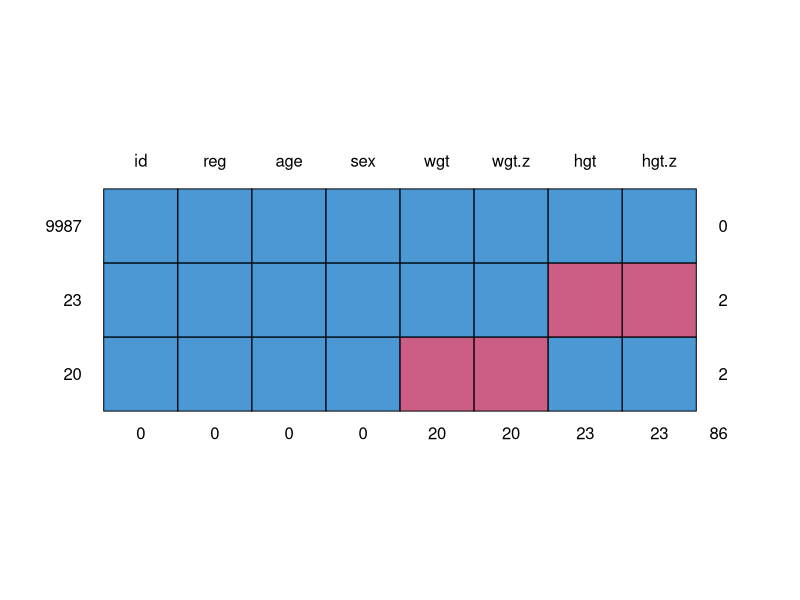
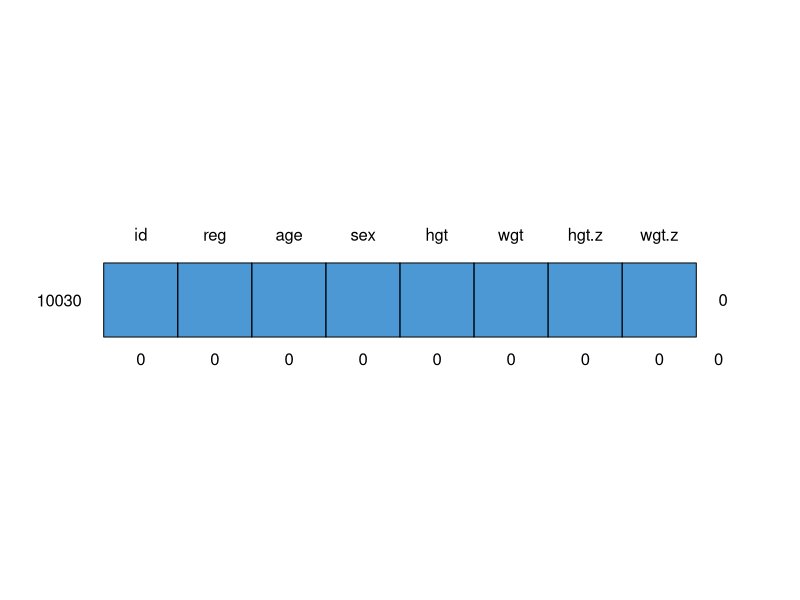
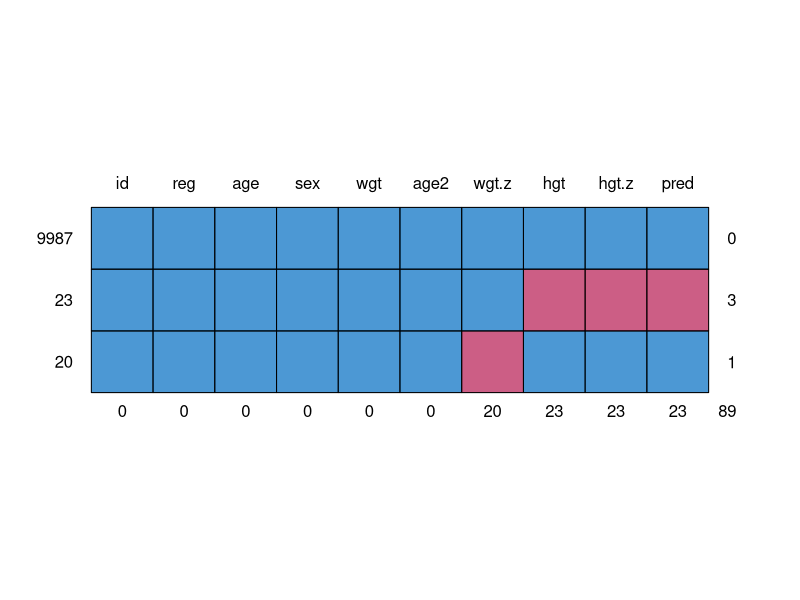
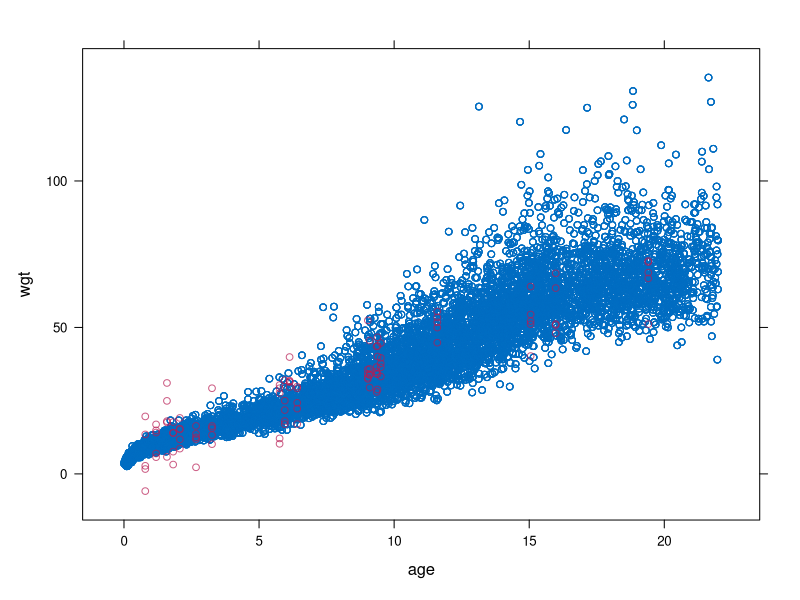

R code for these plots, in order:
## ---- chunk 1
#loading libraries
library(tidyverse)
library(mice)
library(dplyr)
## ---- chunk 2
?nhanes

df <- nhanes
df_cc <- na.omit(df) #omiting the n/a values
df_cc
## ---- chunk 3
#compute the mean
imp_mean <- mice(df, method = "mean", m = 1, maxit = 1)

#put on new df to store the missing values as mean values of each colum
df_mean <- complete(imp_mean)
df_mean
## ---- chunk 4
var(df)
## ---- chunk 5
#Comparison var ( As u can imagine if u are inputing values as MEAN, the variance will decrease because more points will become "closer to the mean")

var(df_cc)
## ---- chunk 6
var(df_mean)
## ---- chunk 7
#loading and look for summaries
md.pattern(fdgs)
## ---- chunk 8
#Original
df_fdgs <- fdgs

#df without n/a
df_fdgs_cc <- na.omit(df_fdgs)

#df with mean imputation
imp_mean <- mice(df_fdgs, method = "mean", m = 1, maxit = 1)
df_fgds_mean <- complete(imp_mean)

#look for df`s

md.pattern( df_fgds_mean)
## ---- chunk 9
#df with reg manually (u have to use df without the n/a)

df_fdgs_age2 <- df_fdgs %>%
  mutate( age2 = age ** 2) # elevate age to quadratic as question suggests

multi.fit = lm(wgt~reg+age2+sex+hgt, data=df_fdgs_age2)
summary(multi.fit)

## ---- chunk 10
#predict some values
value <- data.frame(
  reg = c("North"),
  age2 = c(20),
  sex = c("girl"),
  hgt = c(30)
)

pred2 <- predict(multi.fit, value)
pred2

## ---- chunk 11
# Use fit to predict the value
df3 <- df_fdgs_age2 %>% 
  #create a pred column to compare with original
  mutate(pred = predict(multi.fit, .)) %>%
  # Replace NA with pred in var1
  mutate(wgt = ifelse(is.na(wgt), pred, wgt))

# See the result
head(df3)

## ---- chunk 12
#show original df just to compare
df_fdgs[rowSums(is.na(df_fdgs)) > 0,]
## ---- chunk 13
#look at 3 indexes to compare the values with original df
ids <- df_fdgs[rowSums(is.na(df_fdgs)) > 0,1] #picking every ids with n/a values

filter(df3, id %in% ids)


## ---- chunk 14
md.pattern(df3)
## ---- chunk 15
#lookinf for the mean, removing N/A of the hgt colum
mean(df3$wgt)

## ---- chunk 16
mean(df_fdgs_cc$wgt)
## ---- chunk 17
#df with regression imputation Using mice

df_fgds_reg <- df_fdgs

imp <- mice(df_fdgs, method = "norm.nob", seed = 1,
           m = 5, print = FALSE)
xyplot(imp, wgt ~ age )
## ---- chunk 18
df_fgds_reg <- complete(imp)
#mean first time
mean(df_fgds_reg$wgt)
## ---- chunk 19
#using stocasthic regression
df_fgds_reg <- df_fdgs #clean df


imp <- mice(df_fdgs, method = "norm.nob",
           m = 1, print = FALSE)

df_fgds_reg <- complete(imp)

#mean 2nd time
mean(df_fgds_reg$wgt)
